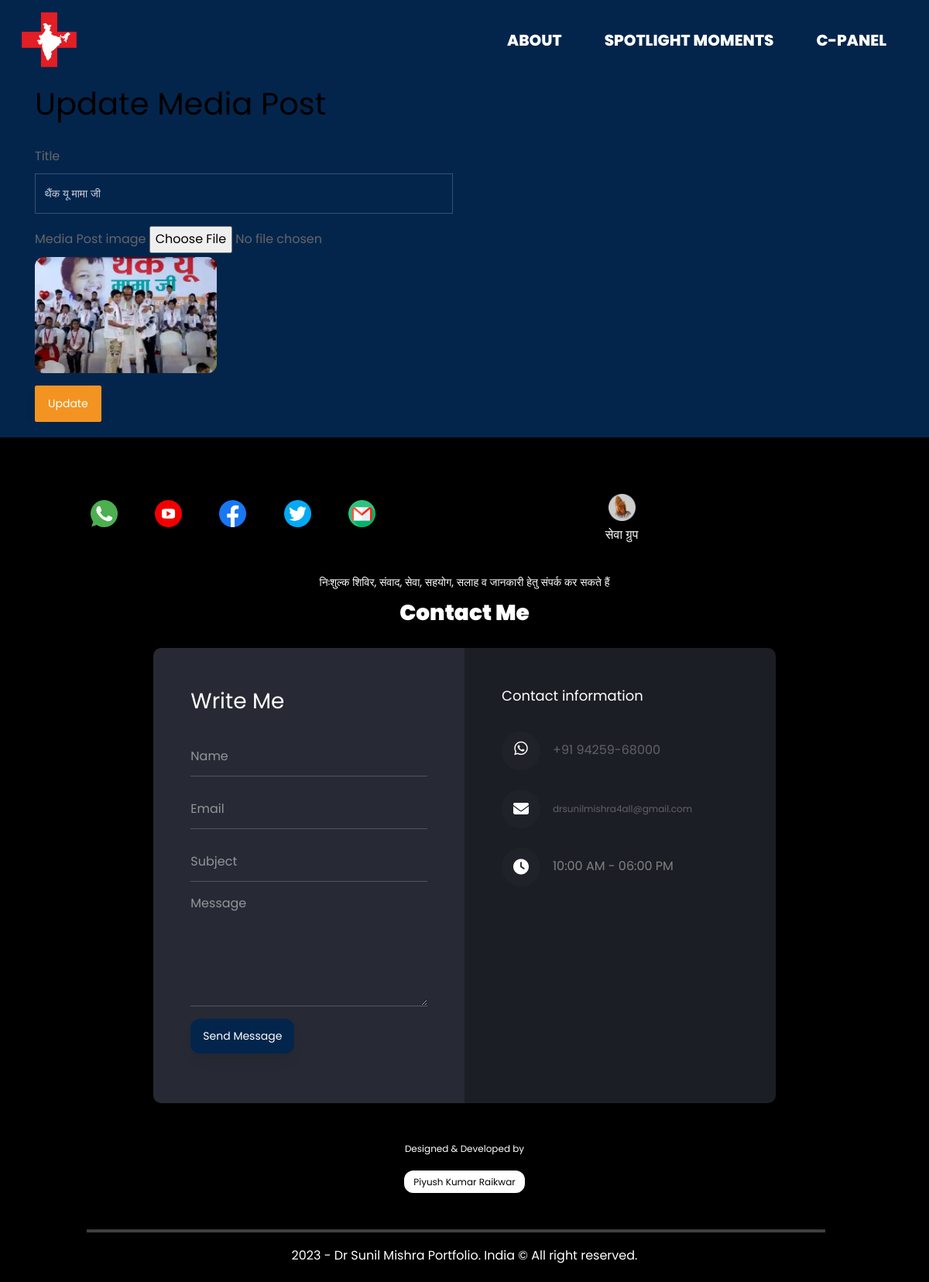
Page /update-media-post.php?post_id=77 on the committed database.
### tables this page shows
CREATE TABLE `media` (
  `media_id` int(11) NOT NULL,
  `name` varchar(255) NOT NULL,
  `img` text NOT NULL,
  `media_date` varchar(255) NOT NULL,
  `date` varchar(255) NOT NULL
);

### update-media-post.php (the view, shortened to what this page needs)
<?php include "header.php";
include("config.php");
$post_id_by_addbar = $_GET['post_id'];
 ?>
<div id="admin-content">
    <div class="container">
        <div class="row">
            <div class="col-md-12">
                <h1 class="admin-heading">Update Media Post</h1>
            </div>
            <div class="col-md-offset-3 col-md-6">
                <?php
                $sql_show_post_data = "SELECT * FROM media
                                WHERE  media.media_id = {$post_id_by_addbar}";
                $result_sql_show_post_data = mysqli_query($conn, $sql_show_post_data) or die("Query Failed !! --> sql_show_post_data");
                if (mysqli_num_rows($result_sql_show_post_data) > 0) {
                    while ($row = mysqli_fetch_assoc($result_sql_show_post_data)) {
                ?>
                <form action="<?php $_SERVER['PHP_SELF'] ?>" method="POST" enctype="multipart/form-data" autocomplete="off">
                    <div class="form-group">
                        <label for="exampleInputTile">Title</label>
                        <input type="text" name="post_title" class="form-control" id="exampleInputUsername"
                            value="<?php echo ($row['name'])?>">
                    </div>
                    <div class="form-group">
                        <label for="">Media Post image</label>
                        <input type="file" name="new-image">
                        <img src="upload/<?php echo $row['img']; ?>" height="150px" style="border-radius:12px;">
                    </div>
                    <input type="submit" name="submit" class="btn btn-primary" value="Update" />
                </form>
                <?php
                        }
                    } else {
                        echo ("<div class='alert alert-danger'>Result Not Found.</div>");
                    }
                ?>
            </div>
        </div>
    </div>
</div>
<?php include "footer.php"; ?>

### css/v3drsunilmishra.css (style rules this page uses)
body { font-family: "Poppins", sans-serif; background: #03254c; overflow-x: hidden; padding: 0; margin: 0; }

### rows in the picture
media: post_title "थैंक यू मामा जी", img (picture)
